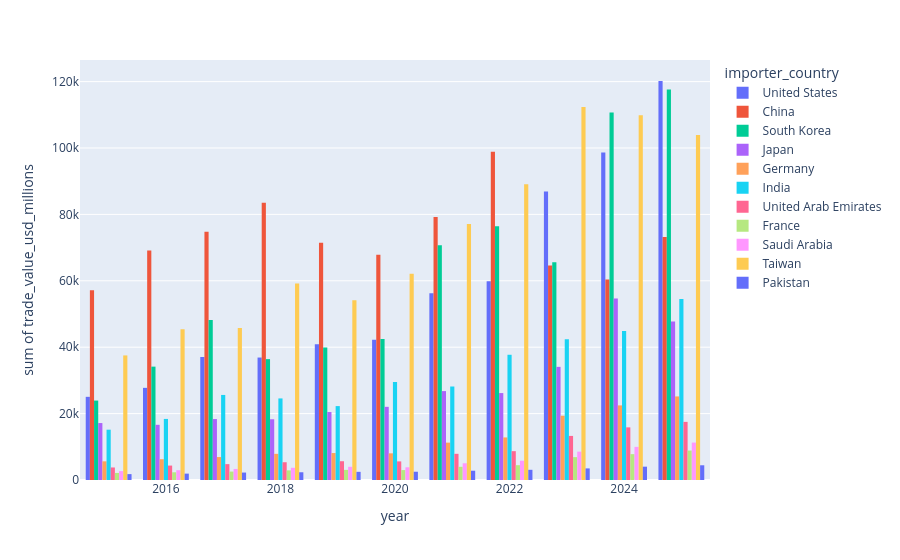

The cell this chart's notebook holds for it:
### Code cell
px.histogram(df1,x='year',y='trade_value_usd_millions',barmode='group',color='importer_country')

### Figure 1 — Plotly figure (JSON) as saved in the notebook; plotly's stock layout.template omitted (floating-point values rounded to 4 significant figures; data arrays with more than 128 entries replaced by an {"elided": "..."} marker saying what was removed)
{"data": [{"alignmentgroup": "True", "bingroup": "x", "histfunc": "sum", "hovertemplate": "importer_country=United States<br>year=%{x}<br>sum of trade_value_usd_millions=%{y}<extra></extra>", "legendgroup": "United States", "marker": {"color": "#636efa", "pattern": {"shape": ""}}, "name": "United States", "offsetgroup": "United States", "orientation": "v", "showlegend": true, "type": "histogram", "x": {"elided": "748 int values"}, "xaxis": "x", "y": {"elided": "748 float values"}, "yaxis": "y"}, {"alignmentgroup": "True", "bingroup": "x", "histfunc": "sum", "hovertemplate": "importer_country=China<br>year=%{x}<br>sum of trade_value_usd_millions=%{y}<extra></extra>", "legendgroup": "China", "marker": {"color": "#EF553B", "pattern": {"shape": ""}}, "name": "China", "offsetgroup": "China", "orientation": "v", "showlegend": true, "type": "histogram", "x": {"elided": "728 int values"}, "xaxis": "x", "y": {"elided": "728 float values"}, "yaxis": "y"}, {"alignmentgroup": "True", "bingroup": "x", "histfunc": "sum", "hovertemplate": "importer_country=South Korea<br>year=%{x}<br>sum of trade_value_usd_millions=%{y}<extra></extra>", "legendgroup": "South Korea", "marker": {"color": "#00cc96", "pattern": {"shape": ""}}, "name": "South Korea", "offsetgroup": "South Korea", "orientation": "v", "showlegend": true, "type": "histogram", "x": {"elided": "440 int values"}, "xaxis": "x", "y": {"elided": "440 float values"}, "yaxis": "y"}, {"alignmentgroup": "True", "bingroup": "x", "histfunc": "sum", "hovertemplate": "importer_country=Japan<br>year=%{x}<br>sum of trade_value_usd_millions=%{y}<extra></extra>", "legendgroup": "Japan", "marker": {"color": "#ab63fa", "pattern": {"shape": ""}}, "name": "Japan", "offsetgroup": "Japan", "orientation": "v", "showlegend": true, "type": "histogram", "x": {"elided": "396 int values"}, "xaxis": "x", "y": {"elided": "396 float values"}, "yaxis": "y"}, {"alignmentgroup": "True", "bingroup": "x", "histfunc": "sum", "hovertemplate": "importer_country=Germany<br>year=%{x}<br>sum of trade_value_usd_millions=%{y}<extra></extra>", "legendgroup": "Germany", "marker": {"color": "#FFA15A", "pattern": {"shape": ""}}, "name": "Germany", "offsetgroup": "Germany", "orientation": "v", "showlegend": true, "type": "histogram", "x": {"elided": "528 int values"}, "xaxis": "x", "y": {"elided": "528 float values"}, "yaxis": "y"}, {"alignmentgroup": "True", "bingroup": "x", "histfunc": "sum", "hovertemplate": "importer_country=India<br>year=%{x}<br>sum of trade_value_usd_millions=%{y}<extra></extra>", "legendgroup": "India", "marker": {"color": "#19d3f3", "pattern": {"shape": ""}}, "name": "India", "offsetgroup": "India", "orientation": "v", "showlegend": true, "type": "histogram", "x": {"elided": "1012 int values"}, "xaxis": "x", "y": {"elided": "1012 float values"}, "yaxis": "y"}, {"alignmentgroup": "True", "bingroup": "x", "histfunc": "sum", "hovertemplate": "importer_country=United Arab Emirates<br>year=%{x}<br>sum of trade_value_usd_millions=%{y}<extra></extra>", "legendgroup": "United Arab Emirates", "marker": {"color": "#FF6692", "pattern": {"shape": ""}}, "name": "United Arab Emirates", "offsetgroup": "United Arab Emirates", "orientation": "v", "showlegend": true, "type": "histogram", "x": {"elided": "484 int values"}, "xaxis": "x", "y": {"elided": "484 float values"}, "yaxis": "y"}, {"alignmentgroup": "True", "bingroup": "x", "histfunc": "sum", "hovertemplate": "importer_country=France<br>year=%{x}<br>sum of trade_value_usd_millions=%{y}<extra></extra>", "legendgroup": "France", "marker": {"color": "#B6E880", "pattern": {"shape": ""}}, "name": "France", "offsetgroup": "France", "orientation": "v", "showlegend": true, "type": "histogram", "x": {"elided": "176 int values"}, "xaxis": "x", "y": {"elided": "176 float values"}, "yaxis": "y"}, {"alignmentgroup": "True", "bingroup": "x", "histfunc": "sum", "hovertemplate": "importer_country=Saudi Arabia<br>year=%{x}<br>sum of trade_value_usd_millions=%{y}<extra></extra>", "legendgroup": "Saudi Arabia", "marker": {"color": "#FF97FF", "pattern": {"shape": ""}}, "name": "Saudi Arabia", "offsetgroup": "Saudi Arabia", "orientation": "v", "showlegend": true, "type": "histogram", "x": {"elided": "308 int values"}, "xaxis": "x", "y": {"elided": "308 float values"}, "yaxis": "y"}, {"alignmentgroup": "True", "bingroup": "x", "histfunc": "sum", "hovertemplate": "importer_country=Taiwan<br>year=%{x}<br>sum of trade_value_usd_millions=%{y}<extra></extra>", "legendgroup": "Taiwan", "marker": {"color": "#FECB52", "pattern": {"shape": ""}}, "name": "Taiwan", "offsetgroup": "Taiwan", "orientation": "v", "showlegend": true, "type": "histogram", "x": {"elided": "528 int values"}, "xaxis": "x", "y": {"elided": "528 float values"}, "yaxis": "y"}, {"alignmentgroup": "True", "bingroup": "x", "histfunc": "sum", "hovertemplate": "importer_country=Pakistan<br>year=%{x}<br>sum of trade_value_usd_millions=%{y}<extra></extra>", "legendgroup": "Pakistan", "marker": {"color": "#636efa", "pattern": {"shape": ""}}, "name": "Pakistan", "offsetgroup": "Pakistan", "orientation": "v", "showlegend": true, "type": "histogram", "x": {"elided": "308 int values"}, "xaxis": "x", "y": {"elided": "308 float values"}, "yaxis": "y"}], "layout": {"barmode": "group", "legend": {"title": {"text": "importer_country"}, "tracegroupgap": 0}, "margin": {"t": 60}, "xaxis": {"anchor": "y", "domain": [0, 1], "title": {"text": "year"}}, "yaxis": {"anchor": "x", "domain": [0, 1], "title": {"text": "sum of trade_value_usd_millions"}}}}
